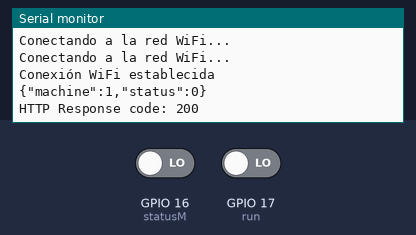
Simulated run of this sketch. Board: ESP32. Shown: the last lines printed to the serial monitor. The inputs (shaded band) are chosen by the test bench; at power-on: GPIO 16 (statusM) LOW, GPIO 17 (run) LOW. WiFi joins after 1.5 s; servers stay silent unless stated; uploads are accepted with an empty reply.

Above: at 3.4 s.
3.5 s: GPIO 16 (statusM) driven HIGH
At 4.0 s:
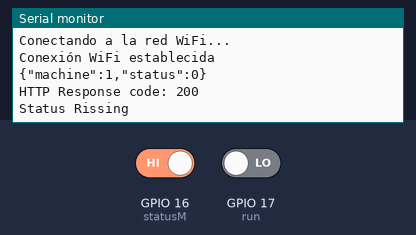
5.0 s: GPIO 17 (run) driven HIGH
At 5.8 s:
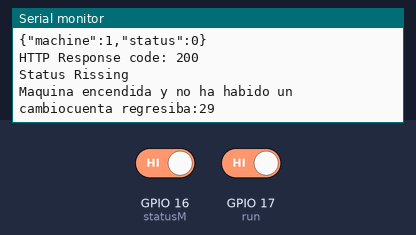
7.5 s: GPIO 16 (statusM) driven LOW
At 7.66 s:
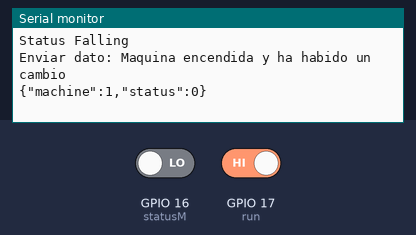
Timing chart, 0 to 10.5 s (numbered marks = the images above; inputs shaded):
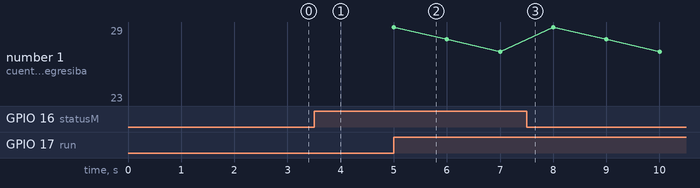

The sketch:

statusmachine.ino
```cpp
#include <WiFiClient.h>
#include <HTTPClient.h>
#include <ArduinoJson.h>
#include <WiFi.h>

// URL para ingresar datos
const char* serverName = "http://192.168.0.101:8000/lectures/api-add/";

#define run 17
#define statusM 16

// Numero de sensor
#define id 1

bool readRunBefore = false;
bool readStatusBefore = false;

int statusMachine = 0;
bool change = false;

unsigned long currentTime = 0;
int interval = 30;  // Intervalo de tiempo antes de envio sin actividad en segundos

void setup() {
  Serial.begin(115200);
  pinMode(run, INPUT);
  pinMode(statusM, INPUT);

  // Inicializar la conexión WiFi
  WiFi.begin("TP-Link_7F77", "66298755");

  while (WiFi.status() != WL_CONNECTED) {
    delay(1000);
    Serial.println("Conectando a la red WiFi...");
  }

  Serial.println("Conexión WiFi establecida");

  send(statusMachine);
}


void loop() {
  // Lectura de las entradas digitales de estado y de arranque
  bool readRun = digitalRead(run);
  bool readStatus = digitalRead(statusM);

  // Cuenta regresiva para envio de sin actividad
  static int cuenta = interval;

  // Identificamos el rissing and falling de la lectura statusM
  if (readStatus != readStatusBefore) {
    if (readStatus == HIGH) {
      Serial.println("Status Rissing");
      change = true;
      statusMachine = 1;
    } else if (readStatus == LOW) {
      Serial.println("Status Falling");
      change = true;
      statusMachine = 0;
    }
  }

  if (readRun && change) {
    Serial.println("Enviar dato: Maquina encendida y ha habido un cambio");
    cuenta = interval;
    send(statusMachine);
  }
  // Accion cuando readRun este encendido y no haya un cambio en statusMachine
  else if (readRun && !change) {
    if (millis() - currentTime >= 1000) {
      currentTime = millis();
      cuenta--;
      Serial.print("Maquina encendida y no ha habido un cambio");
      Serial.print("cuenta regresiba:");
      Serial.println(cuenta);
      if (cuenta <= 0) {
        Serial.print("Enviar dato: Maquina encendida y no ha habido un cambio hace 30 seg.");
        cuenta = interval;
        send(statusMachine);
      }
    }
  }
  readStatusBefore = readStatus;
  change = false;
}

void send(int estado) {

  DynamicJsonDocument jsonDoc(512);
  jsonDoc["machine"] = id;
  jsonDoc["status"] = estado;

  String postData;
  serializeJson(jsonDoc, postData);

  Serial.println(postData);

  if (WiFi.status() == WL_CONNECTED) {

    WiFiClient client;
    HTTPClient http;

    http.begin(client, serverName);

    http.addHeader("Content-Type", "application/json");

    int httpResponseCode = http.POST(postData);

    Serial.print("HTTP Response code: ");
    Serial.println(httpResponseCode);

    http.end();

  } else {
    Serial.println("WiFi Disconnected");
    ESP.restart();
    delay(500);
  }
}
```

Measured:
- after the input at 3.5 s, the serial monitor: prints a new line at once (image 1)
- after the input at 5.0 s, the serial monitor: prints a new line at once (image 2)
- after the input at 7.5 s, the serial monitor: prints a new line at once (image 3)
